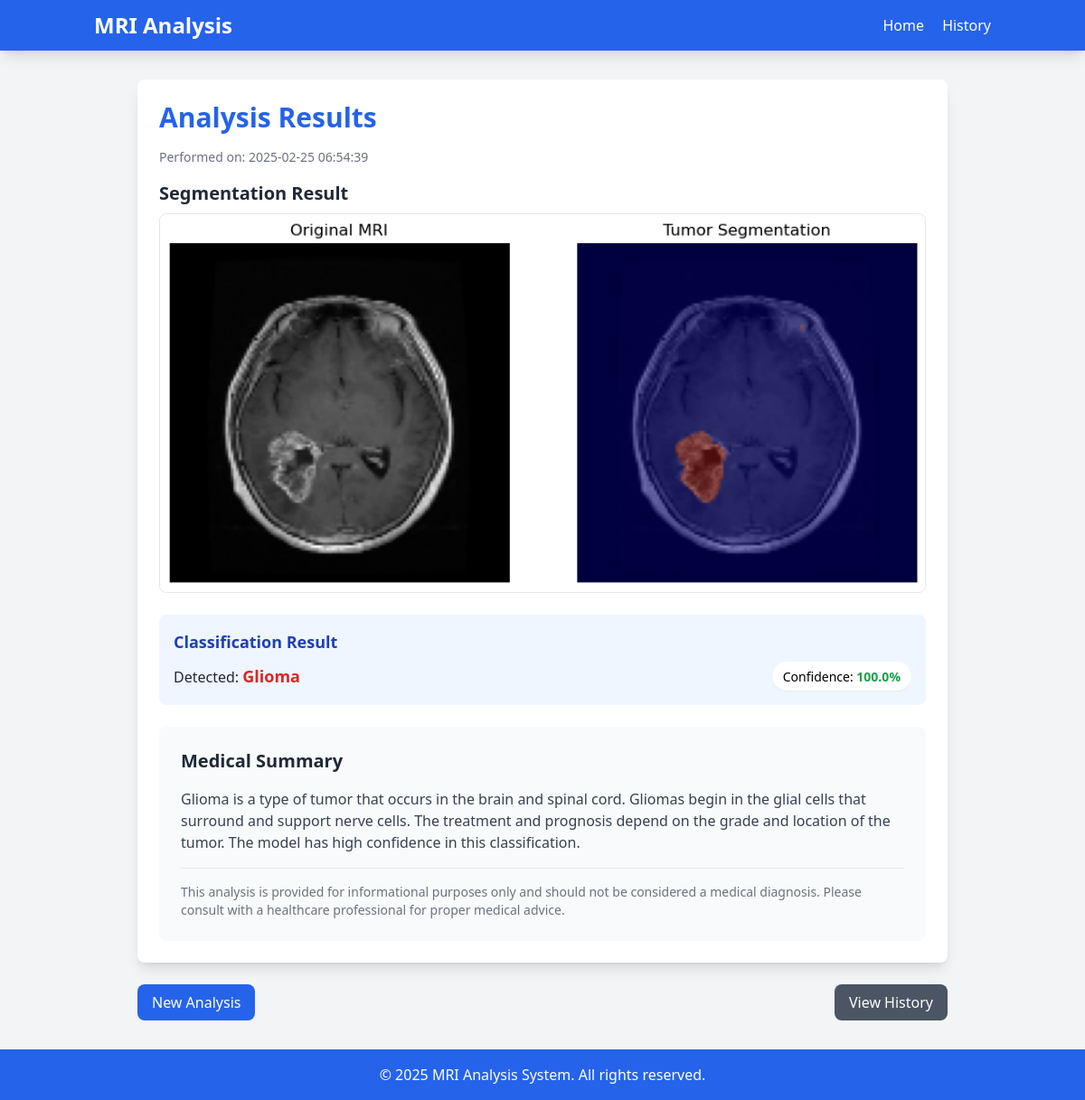
Page /result/2 on the committed database.
### tables this page shows
CREATE TABLE analyses (
        id INTEGER PRIMARY KEY AUTOINCREMENT,
        filename TEXT NOT NULL,
        original_path TEXT NOT NULL,
        result_path TEXT NOT NULL,
        classification TEXT NOT NULL,
        confidence REAL NOT NULL,
        summary TEXT,
        created_at TIMESTAMP DEFAULT CURRENT_TIMESTAMP
    );

### app.py (the view)
@app.route('/result/<int:analysis_id>')
def result(analysis_id):
    conn = sqlite3.connect('brain_mri.db')
    conn.row_factory = sqlite3.Row
    cursor = conn.cursor()
    cursor.execute('SELECT * FROM analyses WHERE id = ?', (analysis_id,))
    analysis = cursor.fetchone()
    conn.close()
    if analysis:
        return render_template('result.html', analysis=analysis)
    else:
        flash('Analysis not found', 'error')
        return redirect(url_for('index'))

### templates/result.html (shortened to what this page needs)
{% extends "base.html" %}
{% block content %}
<div class="max-w-4xl mx-auto">
    <div class="bg-white rounded-lg shadow-lg p-6 mb-6">
        <h1 class="text-3xl font-bold text-blue-600 mb-4">Analysis Results</h1>
        <p class="text-sm text-gray-500 mb-4">Performed on: {{ analysis.created_at }}</p>
        <div class="grid grid-cols-1 gap-12 mb-6">
            <div>
                <h2 class="text-xl font-semibold text-gray-800 mb-2">Segmentation Result</h2>
                <div class="border rounded-lg overflow-hidden">
                    <img src="{{ '/' + analysis.result_path }}" alt="Segmentation Result" class="w-full h-auto">
                </div>
            </div>
        </div>
        <div class="bg-blue-50 rounded-lg p-4 mb-6">
            <h2 class="text-lg font-semibold text-blue-800 mb-2">Classification Result</h2>
            <div class="flex items-center justify-between">
                <p class="text-gray-800">
                    <span class="font-medium">Detected: </span>
                    <span class="text-lg font-bold {% if analysis.classification == 'no_tumor' %}text-green-600{% else %}text-red-600{% endif %}">
                        {{ analysis.classification.replace('_', ' ').title() }}
                    </span>
                </p>
                <div class="bg-white rounded-full py-1 px-3 shadow-sm">
                    <span class="text-sm font-medium">Confidence: </span>
                    <span class="text-sm font-bold
                        {% if analysis.confidence > 0.9 %}text-green-600
                        {% elif analysis.confidence > 0.7 %}text-yellow-600
                        {% else %}text-red-600{% endif %}">
                        {{ (analysis.confidence * 100) | round(1) }}%
                    </span>
                </div>
            </div>
        </div>
        <div class="bg-gray-50 rounded-lg p-6">
            <h2 class="text-xl font-semibold text-gray-800 mb-4">Medical Summary</h2>
            <div class="prose text-gray-700">
                {{ analysis.summary | safe }}
            </div>
            <div class="mt-4 pt-4 border-t border-gray-200 text-sm text-gray-500">
                <p>This analysis is provided for informational purposes only and should not be considered a medical diagnosis. Please consult with a healthcare professional for proper medical advice.</p>
            </div>
        </div>
    </div>
    <div class="flex justify-between">
        <a href="/" class="bg-blue-600 hover:bg-blue-700 text-white font-medium py-2 px-4 rounded-lg">
            New Analysis
        </a>
        <a href="/history" class="bg-gray-600 hover:bg-gray-700 text-white font-medium py-2 px-4 rounded-lg">
            View History
        </a>
    </div>
</div>
{% endblock %}

### rows in the picture
analyses: created_at "2025-02-25 06:54:39", result_path (picture), classification.replace "Glioma", (analysis.confidence*100)|round(1) "100.0", summary "Glioma is a type of tumor that occurs in the brain and spinal cord. Gliomas begin in the glial cells that surround and support nerve cells. The treatment and prognosis depend on the grade and location of the tumor. The model has high confidence in this classification."
